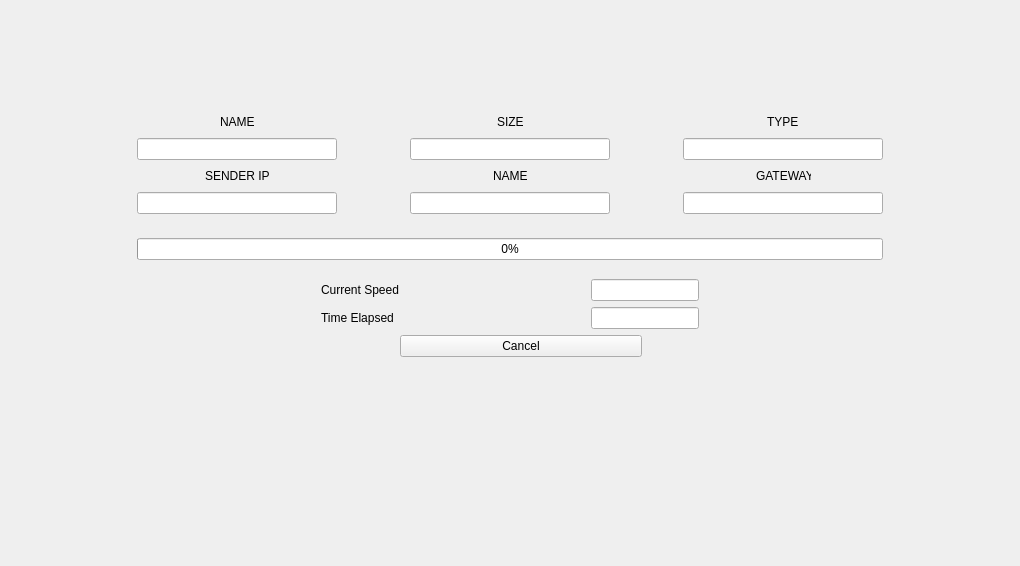
<?xml version="1.0" encoding="UTF-8"?>
<ui version="4.0">
 <class>DownloadMainWindow</class>
 <widget class="QWidget" name="DownloadMainWindow">
  <property name="geometry">
   <rect>
    <x>0</x>
    <y>0</y>
    <width>1020</width>
    <height>566</height>
   </rect>
  </property>
  <property name="windowTitle">
   <string>DownloadMainWindow</string>
  </property>
  <layout class="QGridLayout" name="gridLayout_20">
   <item row="0" column="2">
    <spacer name="verticalSpacer_2">
     <property name="orientation">
      <enum>Qt::Vertical</enum>
     </property>
     <property name="sizeHint" stdset="0">
      <size>
       <width>20</width>
       <height>95</height>
      </size>
     </property>
    </spacer>
   </item>
   <item row="1" column="0">
    <spacer name="horizontalSpacer_37">
     <property name="orientation">
      <enum>Qt::Horizontal</enum>
     </property>
     <property name="sizeType">
      <enum>QSizePolicy::Fixed</enum>
     </property>
     <property name="sizeHint" stdset="0">
      <size>
       <width>126</width>
       <height>20</height>
      </size>
     </property>
    </spacer>
   </item>
   <item row="1" column="1" colspan="2">
    <layout class="QVBoxLayout" name="verticalLayout_2">
     <item>
      <layout class="QGridLayout" name="gridLayout_11">
       <item row="0" column="4">
        <layout class="QGridLayout" name="gridLayout_7">
         <item row="0" column="0">
          <spacer name="horizontalSpacer_24">
           <property name="orientation">
            <enum>Qt::Horizontal</enum>
           </property>
           <property name="sizeHint" stdset="0">
            <size>
             <width>40</width>
             <height>20</height>
            </size>
           </property>
          </spacer>
         </item>
         <item row="0" column="1">
          <widget class="QLabel" name="label_11">
           <property name="sizePolicy">
            <sizepolicy hsizetype="Preferred" vsizetype="Fixed">
             <horstretch>0</horstretch>
             <verstretch>0</verstretch>
            </sizepolicy>
           </property>
           <property name="maximumSize">
            <size>
             <width>55</width>
             <height>20</height>
            </size>
           </property>
           <property name="text">
            <string>TYPE</string>
           </property>
          </widget>
         </item>
         <item row="0" column="2">
          <spacer name="horizontalSpacer_23">
           <property name="orientation">
            <enum>Qt::Horizontal</enum>
           </property>
           <property name="sizeHint" stdset="0">
            <size>
             <width>52</width>
             <height>20</height>
            </size>
           </property>
          </spacer>
         </item>
         <item row="1" column="0" colspan="3">
          <widget class="QLineEdit" name="fileType">
           <property name="sizePolicy">
            <sizepolicy hsizetype="Preferred" vsizetype="Fixed">
             <horstretch>0</horstretch>
             <verstretch>0</verstretch>
            </sizepolicy>
           </property>
           <property name="minimumSize">
            <size>
             <width>200</width>
             <height>0</height>
            </size>
           </property>
           <property name="text">
            <string/>
           </property>
           <property name="readOnly">
            <bool>true</bool>
           </property>
          </widget>
         </item>
        </layout>
       </item>
       <item row="1" column="0" colspan="5">
        <layout class="QGridLayout" name="gridLayout_5">
         <item row="0" column="0">
          <layout class="QGridLayout" name="gridLayout">
           <item row="0" column="0">
            <spacer name="horizontalSpacer_7">
             <property name="orientation">
              <enum>Qt::Horizontal</enum>
             </property>
             <property name="sizeHint" stdset="0">
              <size>
               <width>28</width>
               <height>20</height>
              </size>
             </property>
            </spacer>
           </item>
           <item row="0" column="1">
            <widget class="QLabel" name="label_4">
             <property name="sizePolicy">
              <sizepolicy hsizetype="Preferred" vsizetype="Fixed">
               <horstretch>0</horstretch>
               <verstretch>0</verstretch>
              </sizepolicy>
             </property>
             <property name="maximumSize">
              <size>
               <width>65</width>
               <height>20</height>
              </size>
             </property>
             <property name="text">
              <string>SENDER IP</string>
             </property>
            </widget>
           </item>
           <item row="0" column="2">
            <spacer name="horizontalSpacer_10">
             <property name="orientation">
              <enum>Qt::Horizontal</enum>
             </property>
             <property name="sizeHint" stdset="0">
              <size>
               <width>18</width>
               <height>20</height>
              </size>
             </property>
            </spacer>
           </item>
           <item row="1" column="0" colspan="3">
            <widget class="QLineEdit" name="senderIP">
             <property name="sizePolicy">
              <sizepolicy hsizetype="Preferred" vsizetype="Fixed">
               <horstretch>0</horstretch>
               <verstretch>0</verstretch>
              </sizepolicy>
             </property>
             <property name="minimumSize">
              <size>
               <width>200</width>
               <height>0</height>
              </size>
             </property>
             <property name="readOnly">
              <bool>true</bool>
             </property>
            </widget>
           </item>
          </layout>
         </item>
         <item row="0" column="1">
          <layout class="QGridLayout" name="gridLayout_6">
           <item row="0" column="0">
            <spacer name="horizontalSpacer_14">
             <property name="orientation">
              <enum>Qt::Horizontal</enum>
             </property>
             <property name="sizeHint" stdset="0">
              <size>
               <width>40</width>
               <height>20</height>
              </size>
             </property>
            </spacer>
           </item>
           <item row="1" column="0">
            <spacer name="horizontalSpacer_13">
             <property name="orientation">
              <enum>Qt::Horizontal</enum>
             </property>
             <property name="sizeHint" stdset="0">
              <size>
               <width>40</width>
               <height>20</height>
              </size>
             </property>
            </spacer>
           </item>
          </layout>
         </item>
         <item row="0" column="2">
          <layout class="QGridLayout" name="gridLayout_3">
           <item row="0" column="1">
            <widget class="QLabel" name="label_5">
             <property name="sizePolicy">
              <sizepolicy hsizetype="Preferred" vsizetype="Fixed">
               <horstretch>0</horstretch>
               <verstretch>0</verstretch>
              </sizepolicy>
             </property>
             <property name="maximumSize">
              <size>
               <width>35</width>
               <height>20</height>
              </size>
             </property>
             <property name="text">
              <string>NAME</string>
             </property>
            </widget>
           </item>
           <item row="0" column="2">
            <spacer name="horizontalSpacer_5">
             <property name="orientation">
              <enum>Qt::Horizontal</enum>
             </property>
             <property name="sizeHint" stdset="0">
              <size>
               <width>40</width>
               <height>20</height>
              </size>
             </property>
            </spacer>
           </item>
           <item row="1" column="0" colspan="3">
            <widget class="QLineEdit" name="sendersPort">
             <property name="sizePolicy">
              <sizepolicy hsizetype="Preferred" vsizetype="Fixed">
               <horstretch>0</horstretch>
               <verstretch>0</verstretch>
              </sizepolicy>
             </property>
             <property name="minimumSize">
              <size>
               <width>200</width>
               <height>0</height>
              </size>
             </property>
             <property name="readOnly">
              <bool>true</bool>
             </property>
            </widget>
           </item>
           <item row="0" column="0">
            <spacer name="horizontalSpacer_9">
             <property name="orientation">
              <enum>Qt::Horizontal</enum>
             </property>
             <property name="sizeHint" stdset="0">
              <size>
               <width>48</width>
               <height>20</height>
              </size>
             </property>
            </spacer>
           </item>
          </layout>
         </item>
         <item row="0" column="3">
          <layout class="QGridLayout" name="gridLayout_4">
           <item row="0" column="0">
            <spacer name="horizontalSpacer_8">
             <property name="orientation">
              <enum>Qt::Horizontal</enum>
             </property>
             <property name="sizeHint" stdset="0">
              <size>
               <width>40</width>
               <height>20</height>
              </size>
             </property>
            </spacer>
           </item>
           <item row="1" column="0">
            <spacer name="horizontalSpacer_3">
             <property name="orientation">
              <enum>Qt::Horizontal</enum>
             </property>
             <property name="sizeHint" stdset="0">
              <size>
               <width>40</width>
               <height>20</height>
              </size>
             </property>
            </spacer>
           </item>
          </layout>
         </item>
         <item row="0" column="4">
          <layout class="QGridLayout" name="gridLayout_2">
           <item row="1" column="0" colspan="3">
            <widget class="QLineEdit" name="gateway">
             <property name="sizePolicy">
              <sizepolicy hsizetype="Preferred" vsizetype="Fixed">
               <horstretch>0</horstretch>
               <verstretch>0</verstretch>
              </sizepolicy>
             </property>
             <property name="minimumSize">
              <size>
               <width>200</width>
               <height>0</height>
              </size>
             </property>
             <property name="text">
              <string/>
             </property>
             <property name="readOnly">
              <bool>true</bool>
             </property>
            </widget>
           </item>
           <item row="0" column="2">
            <spacer name="horizontalSpacer_12">
             <property name="orientation">
              <enum>Qt::Horizontal</enum>
             </property>
             <property name="sizeHint" stdset="0">
              <size>
               <width>28</width>
               <height>20</height>
              </size>
             </property>
            </spacer>
           </item>
           <item row="0" column="0">
            <spacer name="horizontalSpacer_11">
             <property name="orientation">
              <enum>Qt::Horizontal</enum>
             </property>
             <property name="sizeHint" stdset="0">
              <size>
               <width>40</width>
               <height>20</height>
              </size>
             </property>
            </spacer>
           </item>
           <item row="0" column="1">
            <widget class="QLabel" name="label_6">
             <property name="sizePolicy">
              <sizepolicy hsizetype="Preferred" vsizetype="Fixed">
               <horstretch>0</horstretch>
               <verstretch>0</verstretch>
              </sizepolicy>
             </property>
             <property name="maximumSize">
              <size>
               <width>55</width>
               <height>20</height>
              </size>
             </property>
             <property name="text">
              <string>GATEWAY</string>
             </property>
            </widget>
           </item>
          </layout>
         </item>
        </layout>
       </item>
       <item row="0" column="3">
        <layout class="QGridLayout" name="gridLayout_12">
         <item row="0" column="0">
          <spacer name="horizontalSpacer_21">
           <property name="orientation">
            <enum>Qt::Horizontal</enum>
           </property>
           <property name="sizeHint" stdset="0">
            <size>
             <width>40</width>
             <height>20</height>
            </size>
           </property>
          </spacer>
         </item>
         <item row="1" column="0">
          <spacer name="horizontalSpacer_22">
           <property name="orientation">
            <enum>Qt::Horizontal</enum>
           </property>
           <property name="sizeHint" stdset="0">
            <size>
             <width>40</width>
             <height>20</height>
            </size>
           </property>
          </spacer>
         </item>
        </layout>
       </item>
       <item row="0" column="2">
        <layout class="QGridLayout" name="gridLayout_8">
         <item row="0" column="1">
          <widget class="QLabel" name="label_10">
           <property name="sizePolicy">
            <sizepolicy hsizetype="Preferred" vsizetype="Fixed">
             <horstretch>0</horstretch>
             <verstretch>0</verstretch>
            </sizepolicy>
           </property>
           <property name="maximumSize">
            <size>
             <width>35</width>
             <height>20</height>
            </size>
           </property>
           <property name="text">
            <string>SIZE</string>
           </property>
          </widget>
         </item>
         <item row="0" column="2">
          <spacer name="horizontalSpacer_19">
           <property name="orientation">
            <enum>Qt::Horizontal</enum>
           </property>
           <property name="sizeHint" stdset="0">
            <size>
             <width>40</width>
             <height>20</height>
            </size>
           </property>
          </spacer>
         </item>
         <item row="1" column="0" colspan="3">
          <widget class="QLineEdit" name="fileSize">
           <property name="sizePolicy">
            <sizepolicy hsizetype="Preferred" vsizetype="Fixed">
             <horstretch>0</horstretch>
             <verstretch>0</verstretch>
            </sizepolicy>
           </property>
           <property name="minimumSize">
            <size>
             <width>200</width>
             <height>0</height>
            </size>
           </property>
           <property name="readOnly">
            <bool>true</bool>
           </property>
          </widget>
         </item>
         <item row="0" column="0">
          <spacer name="horizontalSpacer_20">
           <property name="orientation">
            <enum>Qt::Horizontal</enum>
           </property>
           <property name="sizeHint" stdset="0">
            <size>
             <width>48</width>
             <height>20</height>
            </size>
           </property>
          </spacer>
         </item>
        </layout>
       </item>
       <item row="0" column="0">
        <layout class="QGridLayout" name="gridLayout_9">
         <item row="0" column="1">
          <widget class="QLabel" name="label_9">
           <property name="sizePolicy">
            <sizepolicy hsizetype="Preferred" vsizetype="Fixed">
             <horstretch>0</horstretch>
             <verstretch>0</verstretch>
            </sizepolicy>
           </property>
           <property name="maximumSize">
            <size>
             <width>65</width>
             <height>20</height>
            </size>
           </property>
           <property name="text">
            <string>NAME</string>
           </property>
          </widget>
         </item>
         <item row="0" column="0">
          <spacer name="horizontalSpacer_15">
           <property name="orientation">
            <enum>Qt::Horizontal</enum>
           </property>
           <property name="sizeHint" stdset="0">
            <size>
             <width>48</width>
             <height>20</height>
            </size>
           </property>
          </spacer>
         </item>
         <item row="0" column="2">
          <spacer name="horizontalSpacer_16">
           <property name="orientation">
            <enum>Qt::Horizontal</enum>
           </property>
           <property name="sizeHint" stdset="0">
            <size>
             <width>28</width>
             <height>20</height>
            </size>
           </property>
          </spacer>
         </item>
         <item row="1" column="0" colspan="3">
          <widget class="QLineEdit" name="fileName">
           <property name="sizePolicy">
            <sizepolicy hsizetype="Preferred" vsizetype="Fixed">
             <horstretch>0</horstretch>
             <verstretch>0</verstretch>
            </sizepolicy>
           </property>
           <property name="minimumSize">
            <size>
             <width>200</width>
             <height>0</height>
            </size>
           </property>
           <property name="layoutDirection">
            <enum>Qt::RightToLeft</enum>
           </property>
           <property name="text">
            <string/>
           </property>
           <property name="maxLength">
            <number>15</number>
           </property>
           <property name="alignment">
            <set>Qt::AlignJustify|Qt::AlignVCenter</set>
           </property>
           <property name="readOnly">
            <bool>true</bool>
           </property>
          </widget>
         </item>
        </layout>
       </item>
       <item row="0" column="1">
        <layout class="QGridLayout" name="gridLayout_10">
         <item row="0" column="0">
          <spacer name="horizontalSpacer_17">
           <property name="orientation">
            <enum>Qt::Horizontal</enum>
           </property>
           <property name="sizeHint" stdset="0">
            <size>
             <width>40</width>
             <height>20</height>
            </size>
           </property>
          </spacer>
         </item>
         <item row="1" column="0">
          <spacer name="horizontalSpacer_18">
           <property name="orientation">
            <enum>Qt::Horizontal</enum>
           </property>
           <property name="sizeHint" stdset="0">
            <size>
             <width>40</width>
             <height>20</height>
            </size>
           </property>
          </spacer>
         </item>
        </layout>
       </item>
      </layout>
     </item>
     <item>
      <layout class="QVBoxLayout" name="verticalLayout">
       <item>
        <spacer name="verticalSpacer">
         <property name="orientation">
          <enum>Qt::Vertical</enum>
         </property>
         <property name="sizeHint" stdset="0">
          <size>
           <width>20</width>
           <height>18</height>
          </size>
         </property>
        </spacer>
       </item>
       <item>
        <widget class="QProgressBar" name="progressBar">
         <property name="value">
          <number>0</number>
         </property>
        </widget>
       </item>
       <item>
        <spacer name="verticalSpacer_4">
         <property name="orientation">
          <enum>Qt::Vertical</enum>
         </property>
         <property name="sizeHint" stdset="0">
          <size>
           <width>20</width>
           <height>13</height>
          </size>
         </property>
        </spacer>
       </item>
      </layout>
     </item>
     <item>
      <layout class="QGridLayout" name="gridLayout_13">
       <item row="0" column="0">
        <spacer name="horizontalSpacer_35">
         <property name="orientation">
          <enum>Qt::Horizontal</enum>
         </property>
         <property name="sizeHint" stdset="0">
          <size>
           <width>40</width>
           <height>20</height>
          </size>
         </property>
        </spacer>
       </item>
       <item row="0" column="1" colspan="2">
        <widget class="QLabel" name="label_7">
         <property name="text">
          <string>Current Speed</string>
         </property>
        </widget>
       </item>
       <item row="0" column="3">
        <spacer name="horizontalSpacer">
         <property name="orientation">
          <enum>Qt::Horizontal</enum>
         </property>
         <property name="sizeHint" stdset="0">
          <size>
           <width>40</width>
           <height>20</height>
          </size>
         </property>
        </spacer>
       </item>
       <item row="0" column="4" colspan="2">
        <widget class="QLineEdit" name="currentSpeed">
         <property name="readOnly">
          <bool>true</bool>
         </property>
        </widget>
       </item>
       <item row="0" column="6">
        <spacer name="horizontalSpacer_4">
         <property name="orientation">
          <enum>Qt::Horizontal</enum>
         </property>
         <property name="sizeHint" stdset="0">
          <size>
           <width>40</width>
           <height>20</height>
          </size>
         </property>
        </spacer>
       </item>
       <item row="1" column="0">
        <spacer name="horizontalSpacer_36">
         <property name="orientation">
          <enum>Qt::Horizontal</enum>
         </property>
         <property name="sizeHint" stdset="0">
          <size>
           <width>40</width>
           <height>20</height>
          </size>
         </property>
        </spacer>
       </item>
       <item row="1" column="1">
        <widget class="QLabel" name="label_8">
         <property name="text">
          <string>Time Elapsed</string>
         </property>
        </widget>
       </item>
       <item row="1" column="3">
        <spacer name="horizontalSpacer_2">
         <property name="orientation">
          <enum>Qt::Horizontal</enum>
         </property>
         <property name="sizeHint" stdset="0">
          <size>
           <width>40</width>
           <height>20</height>
          </size>
         </property>
        </spacer>
       </item>
       <item row="1" column="4" colspan="2">
        <widget class="QLineEdit" name="timeElapsed">
         <property name="readOnly">
          <bool>true</bool>
         </property>
        </widget>
       </item>
       <item row="1" column="6">
        <spacer name="horizontalSpacer_6">
         <property name="orientation">
          <enum>Qt::Horizontal</enum>
         </property>
         <property name="sizeHint" stdset="0">
          <size>
           <width>40</width>
           <height>20</height>
          </size>
         </property>
        </spacer>
       </item>
       <item row="2" column="0" colspan="2">
        <spacer name="horizontalSpacer_39">
         <property name="orientation">
          <enum>Qt::Horizontal</enum>
         </property>
         <property name="sizeHint" stdset="0">
          <size>
           <width>118</width>
           <height>20</height>
          </size>
         </property>
        </spacer>
       </item>
       <item row="2" column="2" colspan="3">
        <widget class="QPushButton" name="pushButton">
         <property name="text">
          <string>Cancel</string>
         </property>
        </widget>
       </item>
       <item row="2" column="5" colspan="2">
        <spacer name="horizontalSpacer_40">
         <property name="orientation">
          <enum>Qt::Horizontal</enum>
         </property>
         <property name="sizeHint" stdset="0">
          <size>
           <width>118</width>
           <height>20</height>
          </size>
         </property>
        </spacer>
       </item>
      </layout>
     </item>
    </layout>
   </item>
   <item row="1" column="3">
    <spacer name="horizontalSpacer_38">
     <property name="orientation">
      <enum>Qt::Horizontal</enum>
     </property>
     <property name="sizeType">
      <enum>QSizePolicy::Fixed</enum>
     </property>
     <property name="sizeHint" stdset="0">
      <size>
       <width>126</width>
       <height>20</height>
      </size>
     </property>
    </spacer>
   </item>
   <item row="2" column="1">
    <spacer name="verticalSpacer_3">
     <property name="orientation">
      <enum>Qt::Vertical</enum>
     </property>
     <property name="sizeHint" stdset="0">
      <size>
       <width>20</width>
       <height>198</height>
      </size>
     </property>
    </spacer>
   </item>
  </layout>
 </widget>
 <layoutdefault spacing="6" margin="11"/>
 <resources/>
 <connections/>
</ui>
